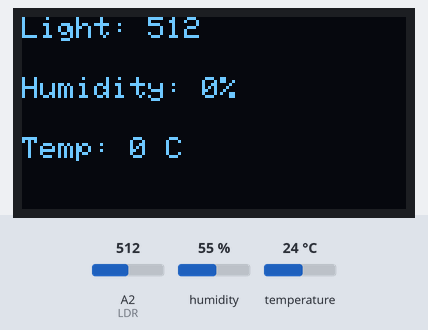
The sketch below on a simulated Arduino Uno, built with avr-gcc and run on an emulated ATmega328P. Shown: 128×64 one-colour display. The inputs (shaded band) are chosen by the test bench; at power-on: humidity 55 %, A2 (LDR) = 512, temperature 24 °C. What the sketch prints to the serial monitor is not drawn.

Above: at 1.2 s.
1.3 s: humidity set to 22 %
At 3.6 s:
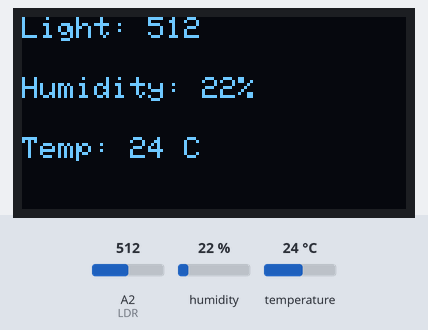
4.2 s: A2 (LDR) set to 490
At 5.7 s:
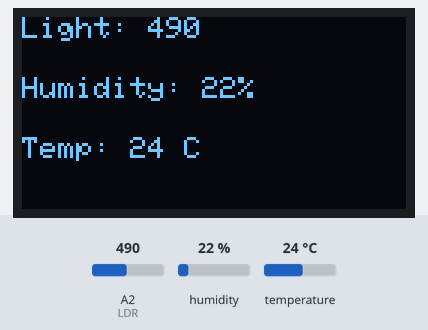
6.4 s: temperature set to 12 °C
At 8.1 s:
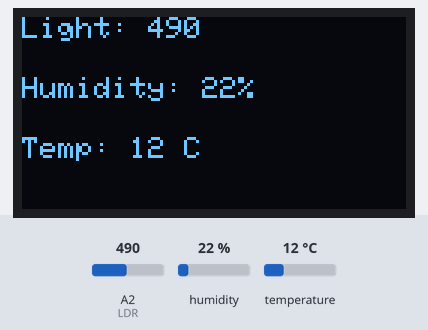
8.6 s: A2 (LDR) set to 510
At 10.2 s:
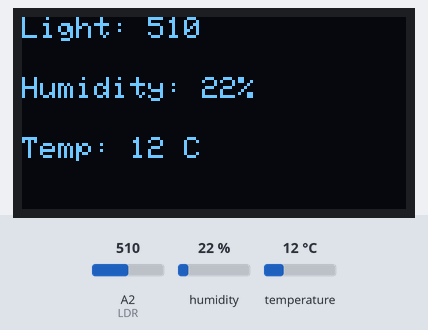
10.8 s: humidity set to 40 %
At 13.7 s:
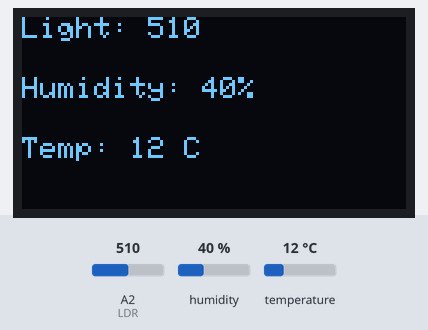
14.1 s: A2 (LDR) set to 306
At 15.8 s:
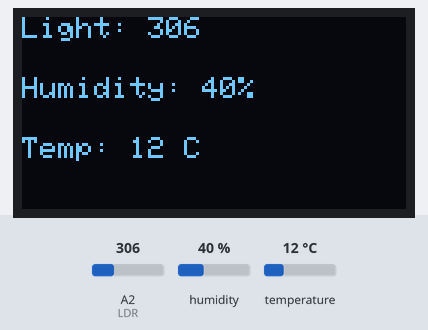
Timing chart, 0 to 17.3 s (numbered marks = the images above; inputs shaded):
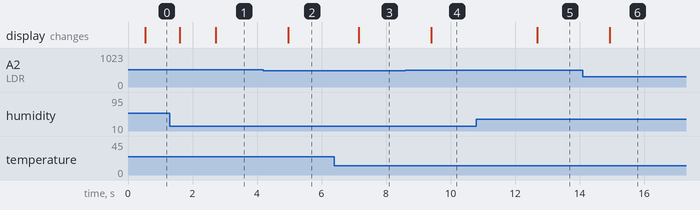

The sketch:

sketch.ino
```cpp
#include <DHT11.h>
#include <Wire.h>
#include <Adafruit_GFX.h>
#include <Adafruit_SSD1306.h>

#define LDR 2
#define dht_pin 18
#define OLED_WIDTH 128
#define OLED_HEIGHT 64
#define OLED_ADDRESS 0x3C
#define OLED_RESET -1

DHT11 dht(dht_pin);
Adafruit_SSD1306 screen(OLED_WIDTH, OLED_HEIGHT, &Wire, OLED_RESET);

int16_t dt = 1000;
int16_t lastLDR = 0;
int16_t lastHumidity = 0;
int16_t lastTemp = 0;

//LDR
unsigned long timeNow;
unsigned long pastTime;
unsigned long threshold = 500;

//DHT
unsigned long dht_timeNow;
unsigned long dht_pastTime;
unsigned long dht_threshold = 500;

void setup() {
  Serial.begin(115200);
  pinMode(LDR, INPUT);

  pastTime = millis();
  dht_pastTime = millis();

  screen.begin(SSD1306_SWITCHCAPVCC, OLED_ADDRESS);

  screen.clearDisplay();
  screen.setCursor(0,0);
  screen.setTextSize(1);
  screen.setTextColor(SSD1306_WHITE);

  screen.display();

}

void oledScreen(int16_t LDR_reading, int16_t reading, int16_t tepReading);

void loop() {


  timeNow = millis();
  if(timeNow - pastTime >= threshold){
    pastTime = timeNow;
    LDR_data();
  }

  dht_timeNow = millis();
  if(dht_timeNow - dht_pastTime >= dht_threshold){
    dht_pastTime = dht_timeNow;
    DHT_data();
  }


}

void oledScreen(int16_t LDR_reading, int16_t reading, int16_t tepReading){
  screen.clearDisplay();
  screen.setTextSize(1);
  screen.setTextColor(SSD1306_WHITE);

  screen.setCursor(0,0);
  screen.print("Light: ");
  screen.print(LDR_reading);

  screen.setCursor(0, 20);
  screen.print("Humidity: ");
  screen.print(reading);
  screen.println("%");

  screen.setCursor(0, 40);
  screen.print("Temp: ");
  screen.print(tepReading);
  screen.println(" C");

  screen.display();
}

void LDR_data(){
  lastLDR = analogRead(LDR);
  Serial.print("LDR reading: ");
  Serial.println(lastLDR);
  oledScreen(lastLDR, lastHumidity, lastTemp);
}

void DHT_data(){
  lastHumidity = dht.readHumidity();
  lastTemp = dht.readTemperature();

  Serial.print("Humidity: ");
  Serial.println(lastHumidity);
  Serial.print("Temp: ");
  Serial.println(lastTemp);
  oledScreen(lastLDR, lastHumidity, lastTemp);
}
```

Measured:
- after the input at 1.3 s, the display: first differs from a run without the input after 1.4 s (image 1)
- after the input at 4.2 s, the display: changes after 0.76 s (image 2)
- after the input at 6.4 s, the display: changes after 0.75 s (image 3)
- after the input at 8.6 s, the display: changes after 0.79 s (image 4)
- after the input at 10.8 s, the display: changes after 1.9 s (image 5)
- after the input at 14.1 s, the display: changes after 0.83 s (image 6)
